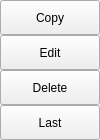
<?xml version="1.0" encoding="UTF-8"?>
<ui version="4.0">
 <class>TooltipMenu</class>
 <widget class="QWidget" name="TooltipMenu">
  <property name="geometry">
   <rect>
    <x>0</x>
    <y>0</y>
    <width>100</width>
    <height>140</height>
   </rect>
  </property>
  <property name="sizePolicy">
   <sizepolicy hsizetype="Expanding" vsizetype="Preferred">
    <horstretch>0</horstretch>
    <verstretch>0</verstretch>
   </sizepolicy>
  </property>
  <property name="minimumSize">
   <size>
    <width>0</width>
    <height>0</height>
   </size>
  </property>
  <property name="maximumSize">
   <size>
    <width>16777215</width>
    <height>16777215</height>
   </size>
  </property>
  <property name="windowTitle">
   <string>Form</string>
  </property>
  <layout class="QVBoxLayout" name="verticalLayout_2">
   <property name="spacing">
    <number>0</number>
   </property>
   <property name="leftMargin">
    <number>0</number>
   </property>
   <property name="topMargin">
    <number>0</number>
   </property>
   <property name="rightMargin">
    <number>0</number>
   </property>
   <property name="bottomMargin">
    <number>0</number>
   </property>
   <item>
    <widget class="QWidget" name="container" native="true">
     <property name="sizePolicy">
      <sizepolicy hsizetype="Expanding" vsizetype="Preferred">
       <horstretch>0</horstretch>
       <verstretch>0</verstretch>
      </sizepolicy>
     </property>
     <layout class="QVBoxLayout" name="verticalLayout">
      <property name="spacing">
       <number>0</number>
      </property>
      <property name="leftMargin">
       <number>0</number>
      </property>
      <property name="topMargin">
       <number>0</number>
      </property>
      <property name="rightMargin">
       <number>0</number>
      </property>
      <property name="bottomMargin">
       <number>0</number>
      </property>
      <item>
       <widget class="QPushButton" name="btnCopy">
        <property name="sizePolicy">
         <sizepolicy hsizetype="Expanding" vsizetype="Fixed">
          <horstretch>0</horstretch>
          <verstretch>0</verstretch>
         </sizepolicy>
        </property>
        <property name="minimumSize">
         <size>
          <width>0</width>
          <height>35</height>
         </size>
        </property>
        <property name="maximumSize">
         <size>
          <width>16777215</width>
          <height>35</height>
         </size>
        </property>
        <property name="focusPolicy">
         <enum>Qt::NoFocus</enum>
        </property>
        <property name="text">
         <string>Copy</string>
        </property>
       </widget>
      </item>
      <item>
       <widget class="QPushButton" name="btnEdit">
        <property name="sizePolicy">
         <sizepolicy hsizetype="Expanding" vsizetype="Fixed">
          <horstretch>0</horstretch>
          <verstretch>0</verstretch>
         </sizepolicy>
        </property>
        <property name="minimumSize">
         <size>
          <width>0</width>
          <height>35</height>
         </size>
        </property>
        <property name="maximumSize">
         <size>
          <width>16777215</width>
          <height>35</height>
         </size>
        </property>
        <property name="focusPolicy">
         <enum>Qt::NoFocus</enum>
        </property>
        <property name="text">
         <string>Edit</string>
        </property>
       </widget>
      </item>
      <item>
       <widget class="QPushButton" name="btnDelete">
        <property name="sizePolicy">
         <sizepolicy hsizetype="Expanding" vsizetype="Fixed">
          <horstretch>0</horstretch>
          <verstretch>0</verstretch>
         </sizepolicy>
        </property>
        <property name="minimumSize">
         <size>
          <width>0</width>
          <height>35</height>
         </size>
        </property>
        <property name="maximumSize">
         <size>
          <width>16777215</width>
          <height>35</height>
         </size>
        </property>
        <property name="focusPolicy">
         <enum>Qt::NoFocus</enum>
        </property>
        <property name="text">
         <string>Delete</string>
        </property>
       </widget>
      </item>
      <item>
       <widget class="QPushButton" name="btnLast">
        <property name="sizePolicy">
         <sizepolicy hsizetype="Minimum" vsizetype="Fixed">
          <horstretch>0</horstretch>
          <verstretch>0</verstretch>
         </sizepolicy>
        </property>
        <property name="minimumSize">
         <size>
          <width>0</width>
          <height>35</height>
         </size>
        </property>
        <property name="maximumSize">
         <size>
          <width>16777215</width>
          <height>35</height>
         </size>
        </property>
        <property name="focusPolicy">
         <enum>Qt::NoFocus</enum>
        </property>
        <property name="text">
         <string>Last</string>
        </property>
       </widget>
      </item>
     </layout>
    </widget>
   </item>
  </layout>
 </widget>
 <resources/>
 <connections/>
</ui>
